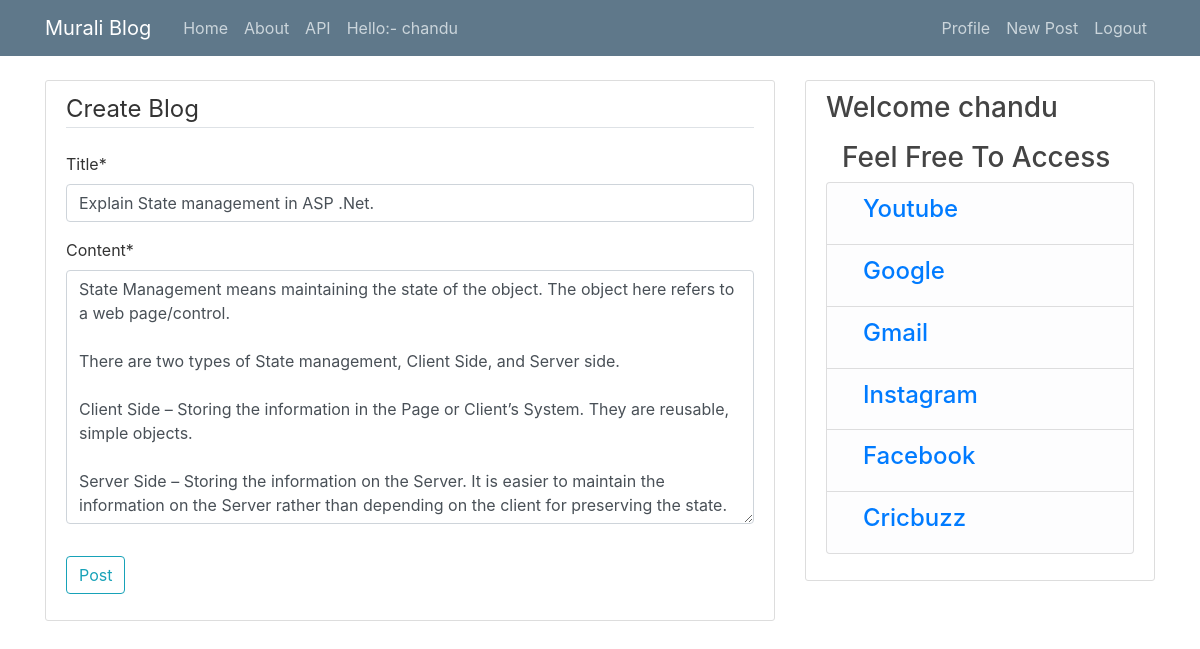
/post/12/update/ (signed in), run on the app's committed database.
### blog/models.py (models this page shows, shortened)
class Post(models.Model):
    title = models.CharField(max_length=64)
    content = models.TextField()
    date_posted = models.DateTimeField(default=timezone.now)
    auther=models.ForeignKey(User,on_delete=models.CASCADE)

### blog/views.py (the view, shortened to what this page needs)
# urls.py: path('post/<int:pk>/update/',PostUpdateView.as_view(), name='post-update'),
class PostUpdateView(LoginRequiredMixin,UserPassesTestMixin,UpdateView):
    model = Post
    fields = ['title','content',]
    def test_func(self):
        post = self.get_object()
        if self.request.user == post.auther:
            return True
        return False

### templates/blog/post_form.html (shortened to what this page needs)
{% extends "blog/base.html" %}
{% load crispy_forms_tags %}
{% block content %}
    <div class="content-section">
        <form method="POST">
            <fieldset class="form-group">
                <legend class="border-bottom mb-4">Create Blog</legend>
                {{ form|crispy }}
            </fieldset>
            <div class="form-group">
                <button class="btn btn-outline-info" type="submit">Post</button>
            </div>
        </form>
    </div>
{% endblock content %}

### templates/blog/base.html (shortened to what this page needs)
{% load static %}
<!DOCTYPE html>
<html lang="en">
<head>
    <link rel="stylesheet" href="https://maxcdn.bootstrapcdn.com/bootstrap/4.0.0/css/bootstrap.min.css">
    <link rel="stylesheet" type="text/css" href="{% static 'blog/main.css' %}">
</head>
<body>
    <header class="site-header">
      <nav class="navbar navbar-expand-md navbar-dark bg-steel fixed-top">
        <div class="container">
          <a class="navbar-brand mr-4" href="{% url 'blog-home' %}">Murali Blog</a>
          <div class="collapse navbar-collapse" id="navbarToggle">
            <div class="navbar-nav mr-auto">
              <a class="nav-item nav-link" href="{% url 'blog-home' %}">Home</a>
              <a class="nav-item nav-link" href="{% url 'blog-about' %}">About</a>
                {% if user.is_authenticated %}
                     <a class="nav-item nav-link" href="/api/">API</a>
                     <a class="nav-item nav-link" >Hello:- {{ request.user.username }}</a>
            {% endif %}
            </div>
            <div class="navbar-nav">
                {% if user.is_authenticated %}
                    <a class="nav-item nav-link" href="{% url 'profile' %}">Profile</a>
                    <a class="nav-item nav-link" href="{% url 'post-create' %}">New Post</a>
                    <a class="nav-item nav-link" href="{% url 'logout' %}">Logout</a>
                 {% else %}
                    <a class="nav-item nav-link" href="{% url 'login' %}">Login</a>
                    <a class="nav-item nav-link" href="{% url 'register' %}">Register</a>
                {% endif %}
            </div>
          </div>
        </div>
      </nav>
    </header>
    <main role="main" class="container">
      <div class="row">
        <div class="col-md-8">
          {% block content %}{% endblock %}
        </div>
        <div class="col-md-4">
          <div class="content-section">
            <h3>Welcome {{ request.user.username }}</h3>
              <p class='text-muted'> <h3 class="ml-3">Feel Free To Access</h3>
              <ul class="list-group">
              <li class="list-group-item list-group-item-light"><h4><a class="ml-3" href="https://www.youtube.com/">Youtube</a></h4></li>
               <li class="list-group-item list-group-item-light"><h4><a class="ml-3" href="https://www.google.com/">Google</a></h4></li>
                  <li class="list-group-item list-group-item-light"><h4><a class="ml-3" href="https://mail.google.com/">Gmail</a></h4></li>
                <li class="list-group-item list-group-item-light"><h4><a class="ml-3" href="https://www.instagram.com/">Instagram</a></h4></li>
                <li class="list-group-item list-group-item-light"><h4><a class="ml-3" href="https://www.facebook.com/">Facebook</a></h4></li>
                <li class="list-group-item list-group-item-light"><h4><a class="ml-3" href="https://www.cricbuzz.com/">Cricbuzz</a></h4></li>
              </ul>
            </p>
          </div>
        </div>
      </div>
    </main>
</body>
</html>

### blog/static/blog/main.css (style rules this page uses)
body { background: #fafafa; color: #333333; margin-top: 5rem; }
h1, h2, h3, h4, h5, h6 { color: #444444; }
ul { margin: 0; }
.bg-steel { background-color: #5f788a; }
.site-header .navbar-nav .nav-link { color: #cbd5db; }
.content-section { background: #ffffff; padding: 10px 20px; border: 1px solid #dddddd; border-radius: 3px; margin-bottom: 20px; }

### templates/blog/base.html (style rules this page uses)
body { background: url("https://images.unsplash.com/photo-1550072325-012d0e69e384?ixlib=rb-1.2.1&ixid=eyJhcHBfaWQiOjEyMDd9&auto=format&fit=crop&w=500&q=60"); background-size: cover; background-repeat: no-repeat; }

### data on the page
Post: title "Explain State management in ASP .Net.", content "State Management means maintaining the state of the object. The object here refers to a web page/control. There are two types of State management, Client Side, and Server side. Client Side – Storing the information in the Page or Client’s System. They are reusable, simple objects. Server Side – Storing the information on the Server. It is easier to maintain the information on the Server rather than depending on the client for preserving the state."

### other printed values
{{ request.user.username }} "chandu"
